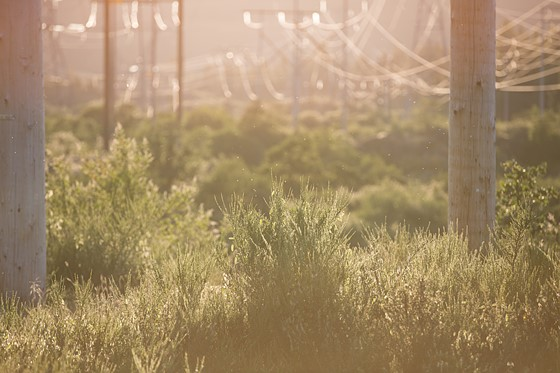
#> input picture Lab3/color_img.jpg, 560 x 373 px
$ python cw.py
#> lines starting #> are read from the running program, lines starting #| are printed output that depends on the picture
# -*- coding: utf-8 -*-
"""
Created on Wed Mar 27 19:43:07 2024

@author: Asus
"""

import cv2
import numpy as np
import matplotlib.pyplot as plt

def equalized_histogram(s,image):
    histogram=np.zeros(256,dtype=np.float32)
    for i in range(image.shape[0]):
        for j in range(image.shape[1]):
            pixel=image[i,j]
            histogram[pixel]+=1
    pdf=np.zeros(256,dtype=np.float32)
    m,n=image.shape
    size=m*n
    for i in range(0,256):
        pdf[i]=histogram[i]/size
    cdf=np.zeros(256,dtype=np.float32)
    cdf[0]= pdf[0]
    for i in range(1,256):
        cdf[i]=cdf[i-1]+pdf[i]
    for i in range(0,256):
        cdf[i] = round(cdf[i]*255)

    fig,(ax1,ax2) = plt.subplots(1,2,figsize=(10,10))
    ax1.set_title(s+'pdf')
    ax1.plot(pdf)
    ax2.set_title(s+'cdf')
    ax2.plot(cdf)
    plt.show()
    equalized_image = np.zeros_like(image)

    for i in range(image.shape[0]):
        for j in range(image.shape[1]):
            equalized_image[i,j] = cdf[image[i,j]]
    return equalized_image


col_img = cv2.imread('color_img.jpg',cv2.IMREAD_COLOR)
#> col_img is the input picture: shape (373, 560, 3); mean B, G, R 104.5, 139.9, 164.5
b,g,r=cv2.split(col_img)
color = ('b','g','r')
plt.figure(1,figsize=(20,10))
for i,col in enumerate(color):
    plt.subplot(2,3,i+1)
    histr,_ = np.histogram(col_img[:,:,i],256,[0,256])
    plt.plot(histr,color=col)
    plt.title('channel'+str(1+i))
plt.show()
#> figure, not shown here; panel 1: curve peaks at x = 94, y = 3184; panel 2: curve peaks at x = 109, y = 3247; panel 3: curve peaks at x = 133, y = 3348


b_equalized = equalized_histogram("blue_rgb_image", b)
#> after the loop in equalized_histogram, `for i in range(image.shape[0]):`: histogram = 256 values, max 3184 at index 94, min 0 at index 0, mean 815.9
#> after the loop in equalized_histogram, `for i in range(0,256):`: pdf = 256 values, max 0.0152 at index 94, min 0 at index 0, mean 0.00391
#> after the loop in equalized_histogram, `for i in range(1,256):`: cdf = 256 values from 0 to 1
#> after the loop in equalized_histogram, `for i in range(0,256):`: cdf = 256 values from 0 to 255
#> after the loop in equalized_histogram, `for i in range(image.shape[0]):`:
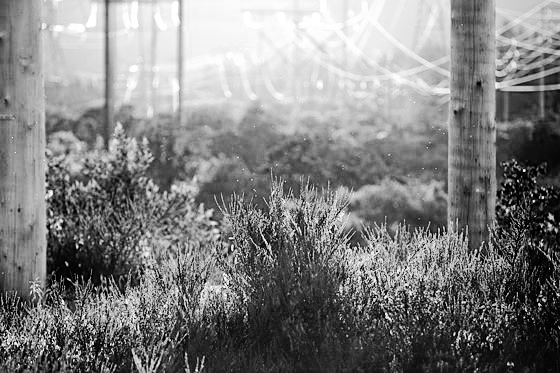
#> equalized_image: shape (373, 560); min 0, max 255, mean 128.7
g_equalized = equalized_histogram("green_rgb_image", g)
#> call 2 of equalized_histogram, with s = 'green_rgb_image'
#> after the loop in equalized_histogram (call 2), `for i in range(image.shape[0]):`: histogram = 256 values, max 3247 at index 109, min 0 at index 0, mean 815.9
#> after the loop in equalized_histogram (call 2), `for i in range(0,256):`: pdf = 256 values, max 0.0155 at index 109, min 0 at index 0, mean 0.00391
#> after the loop in equalized_histogram (call 2), `for i in range(1,256):`: cdf = 256 values from 0 to 1
#> after the loop in equalized_histogram (call 2), `for i in range(0,256):`: cdf = 256 values from 0 to 255
#> after the loop in equalized_histogram (call 2), `for i in range(image.shape[0]):`:
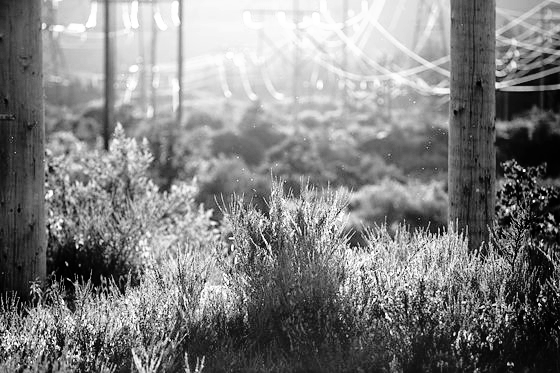
#> equalized_image: shape (373, 560); min 0, max 255, mean 128.7
r_equalized = equalized_histogram("red_rgb_image", r)

merge_image = cv2.merge((b_equalized,g_equalized,r_equalized))
cv2.imshow("input_rgb_image",col_img)
cv2.imshow("b_equalized",b_equalized)
cv2.imshow("g_equalized",g_equalized)
cv2.imshow("r_equalized",r_equalized)
cv2.imshow("equalized_col_image",merge_image)
cv2.waitKey(0)
cv2.destroyAllWindows()
plt.figure(2,figsize=(20,10))
for i,col in enumerate(color):
    plt.subplot(2,3,i+1)
    histr,_ = np.histogram(merge_image[:,:,i],256,[0,256])
    plt.plot(histr,color=col)
    plt.title('channel'+str(1+i))
plt.show()
#> figure, not shown here; panel 1: curve peaks at x = 119, y = 3184; panel 2: curve peaks at x = 49, y = 3247; panel 3: curve peaks at x = 55, y = 3348

equalized_b= equalized_histogram("blue_equalized_image", b_equalized)
equalized_g= equalized_histogram("green_equalized_image", g_equalized)
#> after the loop in equalized_histogram (call 5), `for i in range(image.shape[0]):`: histogram = 256 values, max 3247 at index 49, min 0 at index 11, mean 815.9
#> after the loop in equalized_histogram (call 5), `for i in range(0,256):`: pdf = 256 values, max 0.0155 at index 49, min 0 at index 11, mean 0.00391
#> after the loop in equalized_histogram (call 5), `for i in range(1,256):`: cdf = 256 values from 0.00185 to 1
#> after the loop in equalized_histogram (call 5), `for i in range(0,256):`: cdf = 256 values from 0 to 255
#> in equalized_histogram (call 5), `plt.show()`:
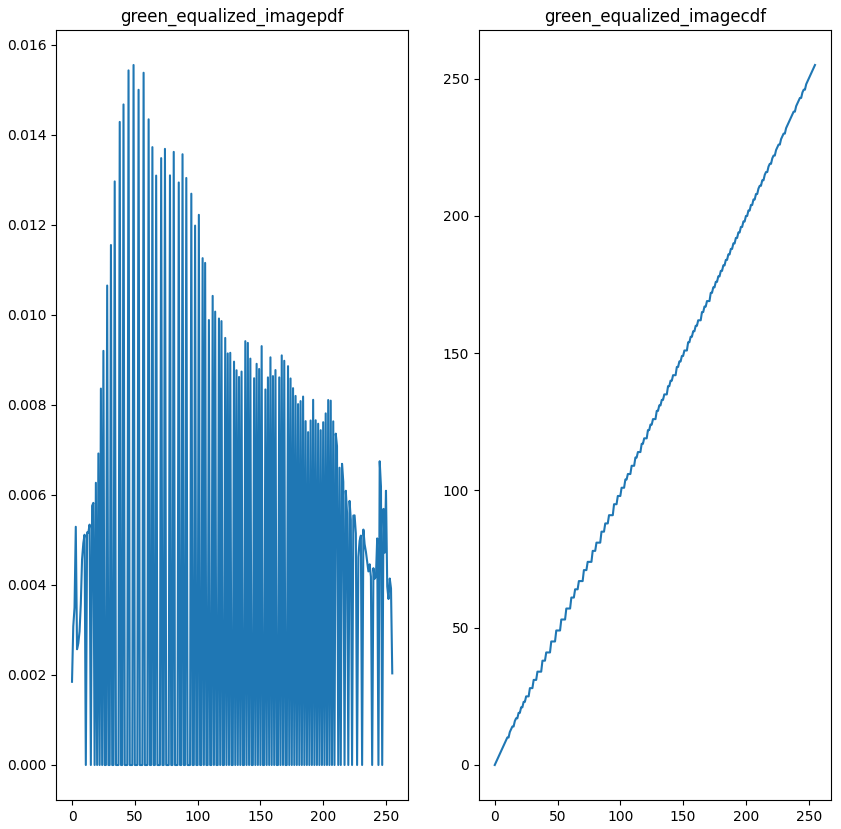
#> figure drawn by matplotlib, 2 panels; panel 1: curve peaks at x = 49, y = 0.0155; panel 2: curve peaks at x = 255, y = 255
equalized_r= equalized_histogram("red_equalized_image", r_equalized)

hsv_img = cv2.cvtColor(col_img, cv2.COLOR_BGR2HSV)
#> hsv_img: shape (373, 560, 3); mean H, S, V 17.2, 96.3, 164.5
h,s,v = cv2.split(hsv_img)
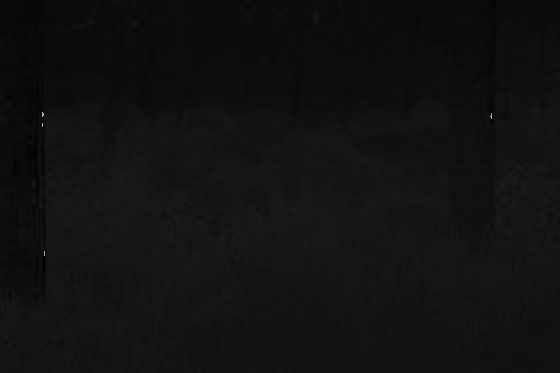
#> h: shape (373, 560); min 0, max 179, mean 17.2
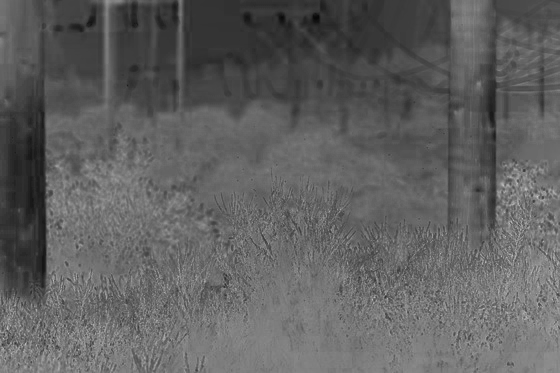
#> s: shape (373, 560); min 7, max 203, mean 96.3
color = ('b','g','r')
plt.figure(3,figsize=(20,10))
for i,col in enumerate(color):
    plt.subplot(2,3,i+1)
    histr,_ = np.histogram(hsv_img[:,:,i],256,[0,256])
    plt.plot(histr,color=col)
    plt.title('channel'+str(1+i))
plt.show()
#> figure, not shown here; panel 1: curve peaks at x = 20, y = 22187; panel 2: curve peaks at x = 104, y = 3984; panel 3: curve peaks at x = 133, y = 3348
v_equalized = equalized_histogram("value_hsv_image", v)
merge_image = cv2.merge((h,s,v_equalized))
#> merge_image: shape (373, 560, 3); mean H, S, V 17.2, 96.3, 128.6
merge_image = cv2.cvtColor(merge_image, cv2.COLOR_HSV2BGR)
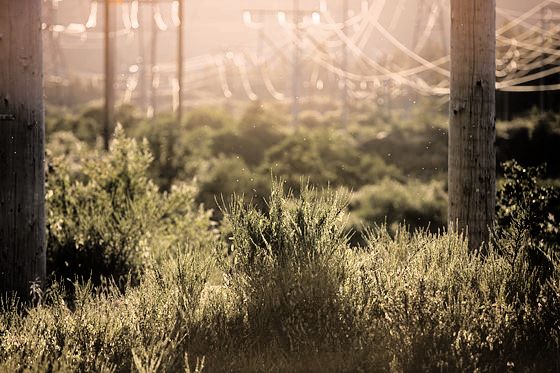
#> merge_image: shape (373, 560, 3); mean B, G, R 83.7, 109.5, 128.6
cv2.imshow("input_hsv_image",hsv_img)
cv2.imshow("h_hsv",h)
cv2.imshow("s_hsv",s)
cv2.imshow("v_equalized",v_equalized)
cv2.imshow("equalized_hsv_image",merge_image)
cv2.waitKey(0)
cv2.destroyAllWindows()
plt.figure(4,figsize=(20,10))
for i,col in enumerate(color):
    plt.subplot(2,3,i+1)
    histr,_ = np.histogram(merge_image[:,:,i],256,[0,256])
    plt.plot(histr,color=col)
    plt.title('channel'+str(1+i))
plt.show()
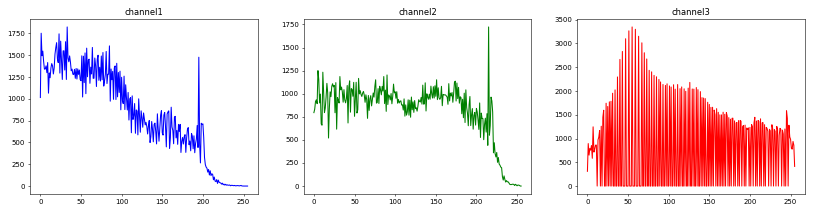
#> figure drawn by matplotlib, 3 panels; panel 1: curve peaks at x = 33, y = 1824; panel 2: curve peaks at x = 215, y = 1723; panel 3: curve peaks at x = 55, y = 3348

equalized_v= equalized_histogram("value_equalized_image", v_equalized)

$ run again, with Lab3/col.jpg copied over Lab3/color_img.jpg
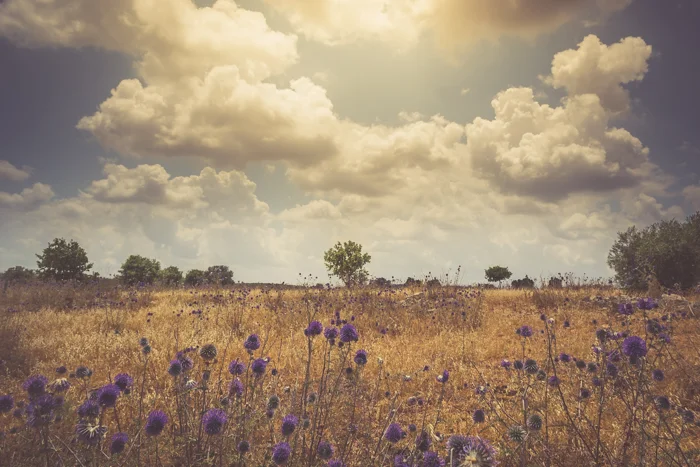
#> input picture Lab3/col.jpg, 700 x 467 px
#> col_img is the input picture: shape (467, 700, 3); mean B, G, R 114.7, 136.5, 157.1
#> after the loop in equalized_histogram, `for i in range(image.shape[0]):`: histogram = 256 values, max 3479 at index 97, min 0 at index 0, mean 1277
#> after the loop in equalized_histogram, `for i in range(0,256):`: pdf = 256 values, max 0.0106 at index 97, min 0 at index 0, mean 0.00391
#> after the loop in equalized_histogram, `for i in range(1,256):`: cdf = 256 values from 0 to 1
#> after the loop in equalized_histogram, `for i in range(0,256):`: cdf = 256 values from 0 to 255
#> after the loop in equalized_histogram (call 2), `for i in range(image.shape[0]):`: histogram = 256 values, max 3237 at index 79, min 0 at index 0, mean 1277
#> after the loop in equalized_histogram (call 2), `for i in range(0,256):`: pdf = 256 values, max 0.0099 at index 79, min 0 at index 0, mean 0.00391
#> after the loop in equalized_histogram (call 2), `for i in range(1,256):`: cdf = 256 values from 0 to 1
#> after the loop in equalized_histogram (call 2), `for i in range(0,256):`: cdf = 256 values from 0 to 255
#> after the loop in equalized_histogram (call 2), `for i in range(image.shape[0]):`:
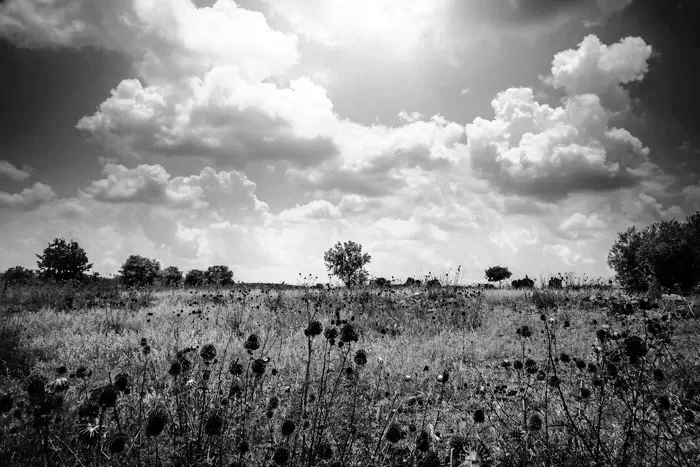
#> equalized_image: shape (467, 700); min 0, max 255, mean 128.3
#> hsv_img: shape (467, 700, 3); mean H, S, V 32.3, 71.3, 157.5
#> after the loop in equalized_histogram (call 8), `for i in range(image.shape[0]):`: histogram = 256 values, max 3042 at index 30, min 0 at index 16, mean 1277
#> after the loop in equalized_histogram (call 8), `for i in range(0,256):`: pdf = 256 values, max 0.00931 at index 30, min 0 at index 16, mean 0.00391
#> after the loop in equalized_histogram (call 8), `for i in range(1,256):`: cdf = 256 values from 0.00109 to 1
#> after the loop in equalized_histogram (call 8), `for i in range(0,256):`: cdf = 256 values from 0 to 255
#> in equalized_histogram (call 8), `plt.show()`:
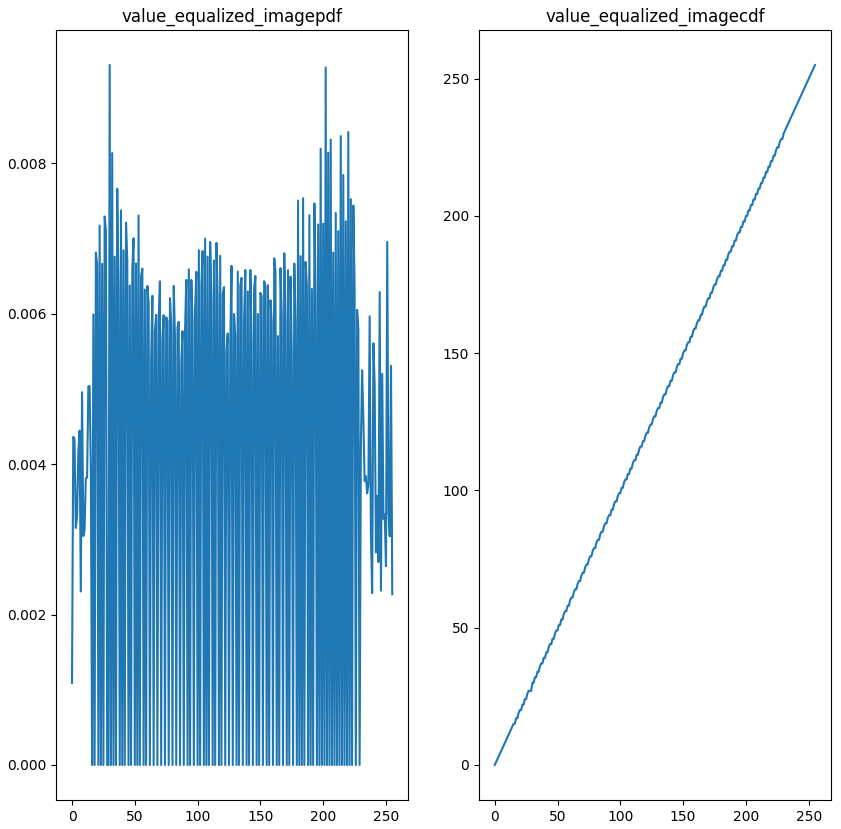
#> figure drawn by matplotlib, 2 panels; panel 1: curve peaks at x = 30, y = 0.00931; panel 2: curve peaks at x = 255, y = 255

$ run again, with Lab3/histogram.jpg copied over Lab3/color_img.jpg
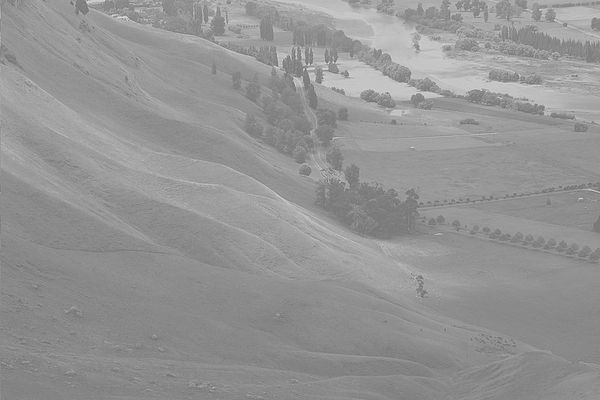
#> input picture Lab3/histogram.jpg, 600 x 400 px
#> col_img is the input picture: shape (400, 600, 3); min 105, max 228, mean 148
#> after the loop in equalized_histogram, `for i in range(image.shape[0]):`: histogram = 256 values, max 9682 at index 137, min 0 at index 0, mean 937.5
#> after the loop in equalized_histogram, `for i in range(0,256):`: pdf = 256 values, max 0.0403 at index 137, min 0 at index 0, mean 0.00391
#> after the loop in equalized_histogram, `for i in range(1,256):`: cdf = 256 values from 0 to 1
#> after the loop in equalized_histogram, `for i in range(0,256):`: cdf = 256 values from 0 to 255
#> after the loop in equalized_histogram, `for i in range(image.shape[0]):`:
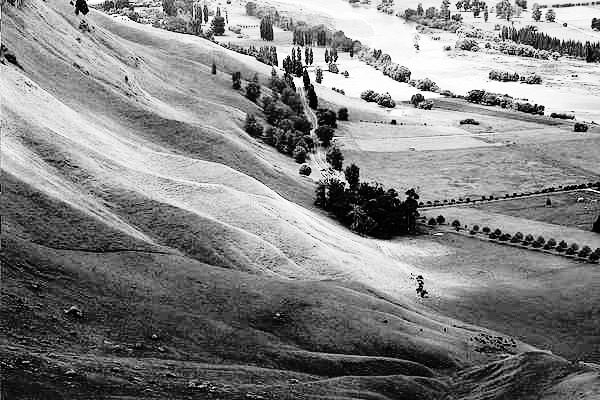
#> equalized_image: shape (400, 600); min 0, max 255, mean 130.4
#> hsv_img: shape (400, 600, 3); mean H, S, V 0, 0, 148
#> h: shape (400, 600); every value is 0
#> `plt.show()`:
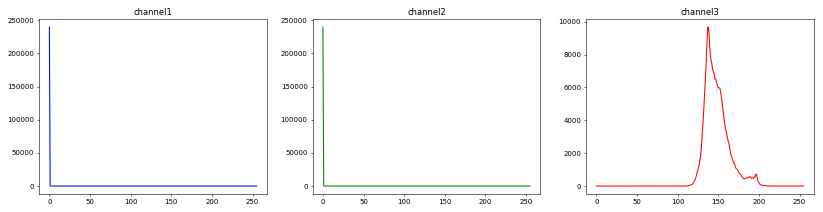
#> figure drawn by matplotlib, 3 panels; panel 1: curve peaks at x = 0, y = 240000; panel 2: curve peaks at x = 0, y = 240000; panel 3: curve peaks at x = 137, y = 9682
